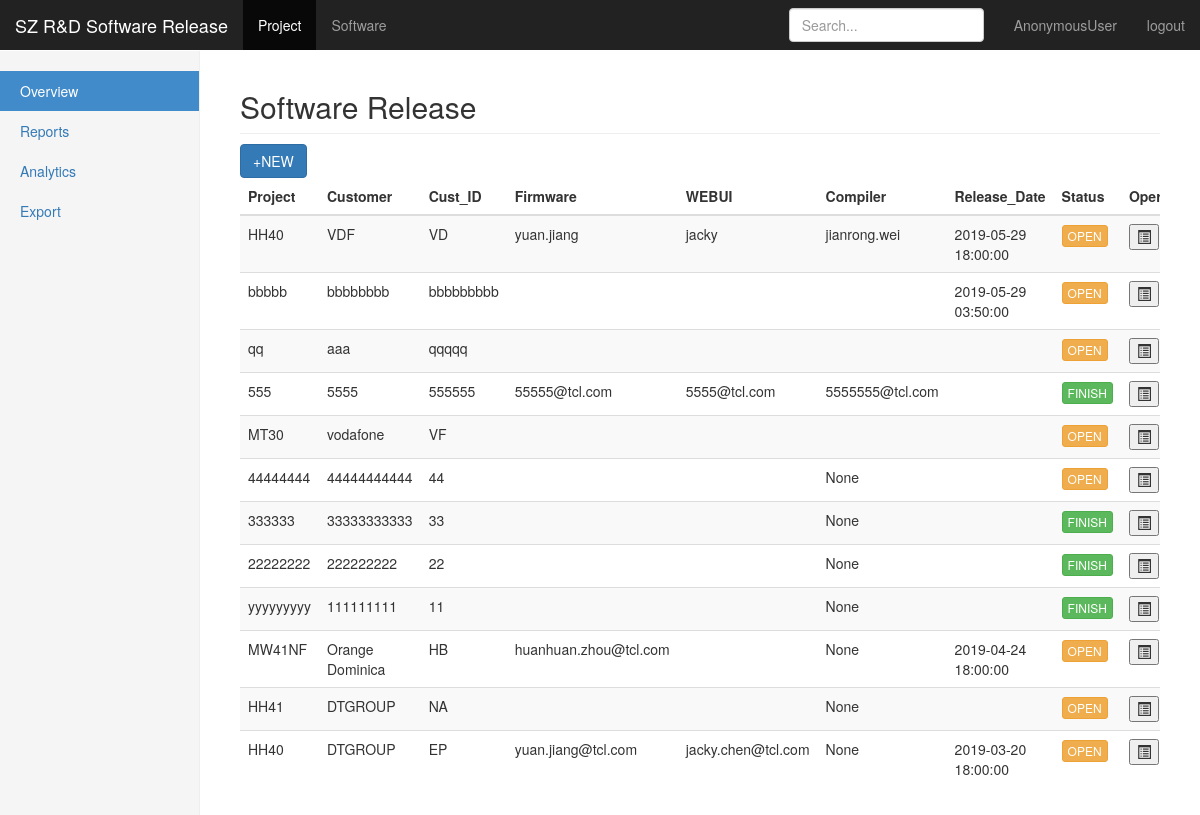
Before: / with the older database file.
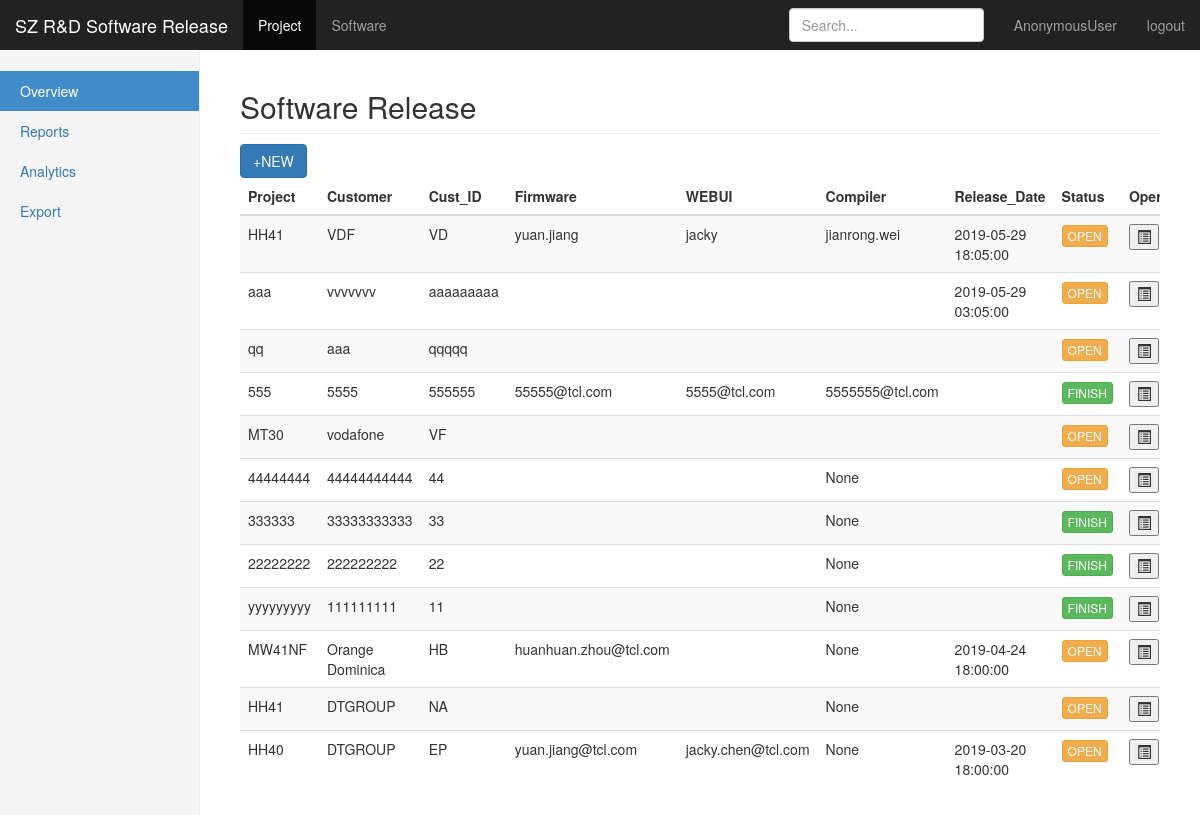
After: the same page with the newer database file.
### vcmapp/models.py (models this page shows, shortened)
class ReleaseVersion(models.Model):
    status_choice = (('0', 'OPEN'), ('1', 'FINISH'))
    weekly = models.IntegerField(null=True, blank=True)
    project_name = models.CharField(max_length=20)
    customer_name = models.CharField(max_length=30)
    customer_id = models.CharField(max_length=10)
    firmware_develop = models.EmailField(null=True, blank=True)
    webui_develop = models.EmailField(null=True, blank=True)
    software_version = models.CharField(max_length=256, null=True, blank=True)
    software_path = models.TextField(null=True, blank=True)
    modification = models.TextField(null=True, blank=True)
    plan_release_date = models.DateTimeField('Plan Release Date', null=True, blank=True)
    actual_release_date = models.DateTimeField('Actual Release Date', null=True, blank=True)
    release_delay_reason = models.TextField(null=True, blank=True)
    self_test_result = models.CharField(max_length=10, null=True, blank=True)
    self_test_fail_reason = models.TextField(null=True, blank=True)
    val_verify_result = models.CharField(max_length=10, null=True, blank=True)
    val_verify_fail_reason = models.TextField(null=True, blank=True)
    create_time = models.DateTimeField(auto_now=True)
    status = models.CharField(max_length=20,choices=status_choice, default='0')
    compiler = models.EmailField(null=True, blank=True)
    verifier = models.EmailField(null=True, blank=True)
    vpm = models.EmailField(null=True, blank=True)
    class Meta:
        ordering = ['-id']

### vcmapp/views.py (the view)
# urls.py: url(r'^$', views.SoftwareView.as_view(), name='software-view'),
class SoftwareView(View):
    def get(self, request):
        software_list = ReleaseVersion.objects.all()
        return render(request, "index.html", {"ver_lists": software_list})

### templates/index.html (shortened to what the changed rows need)
{% extends "base.html" %}
{% block content %}
    <div class="container-fluid">
        <div class="row">
            <div class="col-sm-9 col-sm-offset-3 col-md-10 col-md-offset-2 main">
                <h2 class="sub-header">Software Release</h2>
                <div class="table-responsive">
                    <table class="table table-striped">
                        <thead>
                            <tr>
                                <th class="col-md-1">Project</th>
                                <th class="col-md-1">Customer</th>
                                <th class="col-md-1">Cust_ID</th>
                                <th class="col-md-1">Firmware</th>
                                <th class="col-md-1">WEBUI</th>
                                <th class="col-md-1">Compiler</th>
                                <th class="col-md-1">Release_Date</th>
                                <th class="col-md-1">Status</th>
                                <th class="col-md-1">Operator</th>
                            </tr>
                        </thead>
                        <tbody>
                            {% for ver in ver_lists %}
                            <tr>
                                <td>{{ ver.project_name }}</td>
                                <td>{{ ver.customer_name }}</td>
                                <td>{{ ver.customer_id }}</td>
                                <td>{{ ver.firmware_develop }}</td>
                                <td>{{ ver.webui_develop }}</td>
                                <td>{{ ver.compiler }}</td>
                                <td>{{ ver.plan_release_date|date:"Y-m-d H:i:s" }}</td>
                                {% if ver.status.lower == '0' %}
                                    <td>
                                    <button class='btn btn-warning btn-xs'>OPEN</button>
                                    </td>
                                {% elif ver.status.lower == '1' %}
                                    <td>
                                        <button class='btn btn-success btn-xs'>FINISH</button>
                                    </td>
                                {% else %}
                                    <td>{{ ver.status }}</td>
                                {% endif %}
                                <td>
                                    <button title='编辑' onclick='doUpdate("{{ ver.id }}")'>
                                        <i class='glyphicon glyphicon-list-alt'></i>
                                    </button>
                                </td>
                            </tr>
                            {% endfor %}
                        </tbody>
                    </table>
                </div>
            </div>
        </div>
    </div>
{% endblock %}

Changed rows visible on the page:
removed ReleaseVersion: project_name "bbbbb", customer_name "bbbbbbbb", customer_id "bbbbbbbbb", plan_release_date "2019-05-29 03:50:00", status "OPEN"
changed ReleaseVersion "VDF": project_name "HH40" → "HH41"; plan_release_date "2019-05-29 18:00:00" → "2019-05-29 18:05:00"
added ReleaseVersion: project_name "aaa", customer_name "vvvvvvv", customer_id "aaaaaaaaa", plan_release_date "2019-05-29 03:05:00", status "OPEN"
